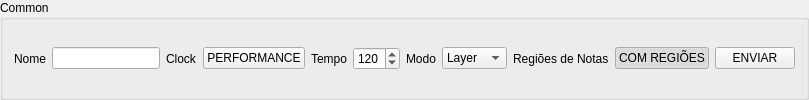
             <widget class="QGroupBox" name="groupBox_12">
              <property name="title">
               <string>Common</string>
              </property>
              <layout class="QGridLayout" name="gridLayout_14">
               <item row="0" column="8">
                <widget class="QLabel" name="label_58">
                 <property name="text">
                  <string>Regiões de Notas</string>
                 </property>
                </widget>
               </item>
               <item row="0" column="4">
                <widget class="QLabel" name="label_56">
                 <property name="text">
                  <string>Tempo</string>
                 </property>
                </widget>
               </item>
               <item row="0" column="7">
                <widget class="QComboBox" name="perfMode">
                 <item>
                  <property name="text">
                   <string>Layer</string>
                  </property>
                 </item>
                 <item>
                  <property name="text">
                   <string>Single</string>
                  </property>
                 </item>
                </widget>
               </item>
               <item row="0" column="1">
                <widget class="QLineEdit" name="perfName">
                 <property name="text">
                  <string/>
                 </property>
                 <property name="maxLength">
                  <number>12</number>
                 </property>
                </widget>
               </item>
               <item row="0" column="6">
                <widget class="QLabel" name="label_57">
                 <property name="text">
                  <string>Modo</string>
                 </property>
                </widget>
               </item>
               <item row="0" column="0">
                <widget class="QLabel" name="label_55">
                 <property name="text">
                  <string>Nome</string>
                 </property>
                </widget>
               </item>
               <item row="0" column="5">
                <widget class="QSpinBox" name="perfTempo">
                 <property name="minimum">
                  <number>20</number>
                 </property>
                 <property name="maximum">
                  <number>250</number>
                 </property>
                 <property name="value">
                  <number>120</number>
                 </property>
                 <property name="displayIntegerBase">
                  <number>10</number>
                 </property>
                </widget>
               </item>
               <item row="0" column="10">
                <widget class="QPushButton" name="perfBtnEnviar">
                 <property name="accessibleName">
                  <string>toggle-btn</string>
                 </property>
                 <property name="text">
                  <string>ENVIAR</string>
                 </property>
                </widget>
               </item>
               <item row="0" column="9">
                <widget class="QPushButton" name="perfIntervaloNotas">
                 <property name="accessibleName">
                  <string>toggle-btn</string>
                 </property>
                 <property name="text">
                  <string>COM REGIÕES</string>
                 </property>
                 <property name="checkable">
                  <bool>true</bool>
                 </property>
                 <property name="checked">
                  <bool>true</bool>
                 </property>
                </widget>
               </item>
               <item row="0" column="2">
                <widget class="QLabel" name="label">
                 <property name="text">
                  <string>Clock</string>
                 </property>
                </widget>
               </item>
               <item row="0" column="3">
                <widget class="QPushButton" name="btnClock">
                 <property name="text">
                  <string>PERFORMANCE</string>
                 </property>
                 <property name="checkable">
                  <bool>true</bool>
                 </property>
                </widget>
               </item>
              </layout>
             </widget>
